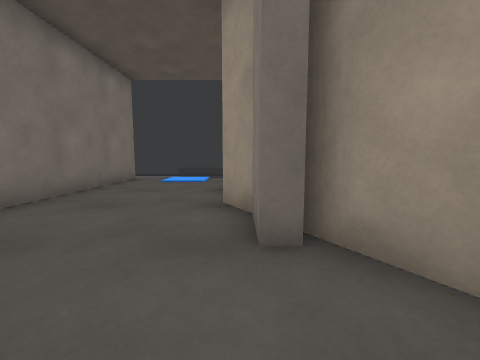
view 1 (above)

23 first-person views from a walk through a world built for the Gazebo simulator. The camera is 0.94 m above the floor, tilts 6° down and sees 90° across. The floor is counted in squares, 1 m on a side. Each view is taken from the middle of a square. On the plan, view 1 faces up. The plan holds only what a view shows up to about 10 squares ahead; the rest is blank. The place goes on beyond the plan.

view 2
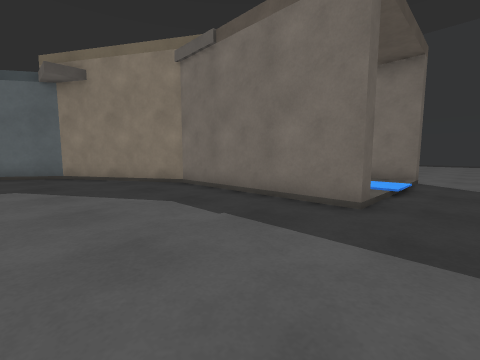

view 3
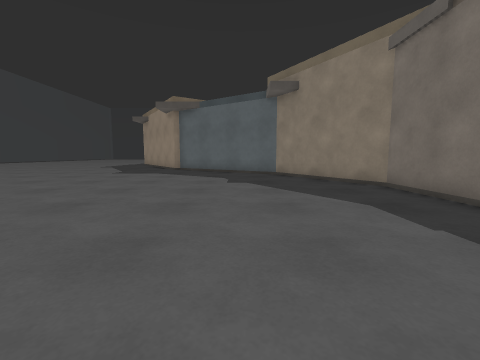

view 4
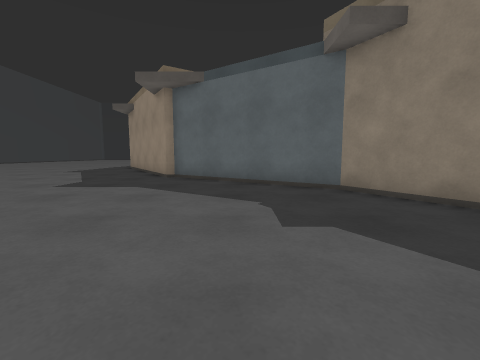

view 5
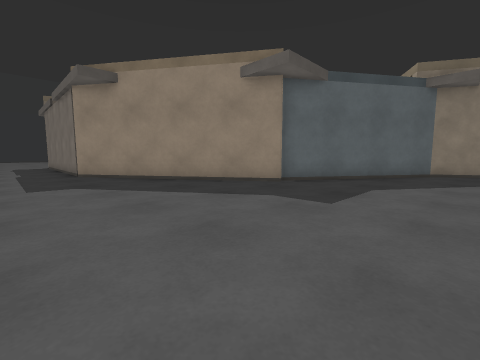

view 6
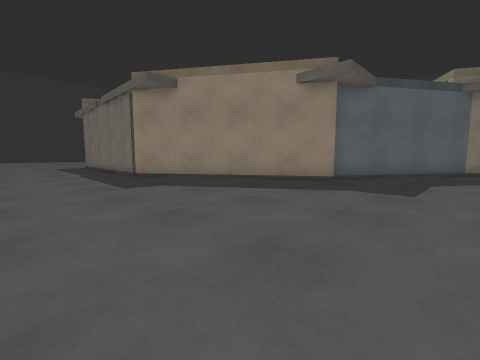

view 7
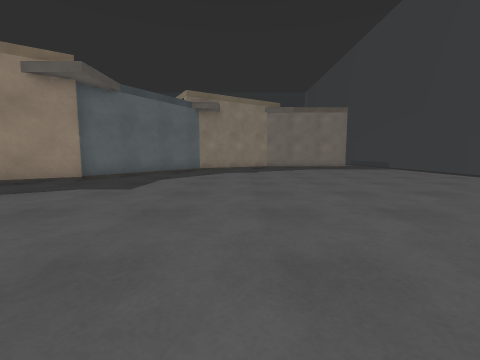

view 8
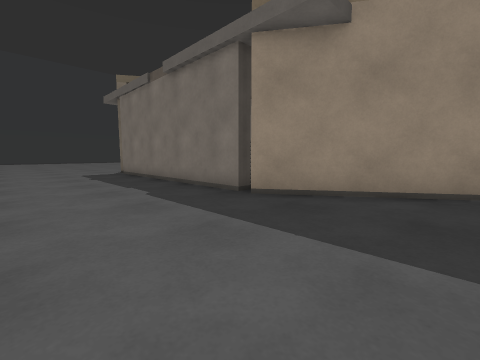

view 9
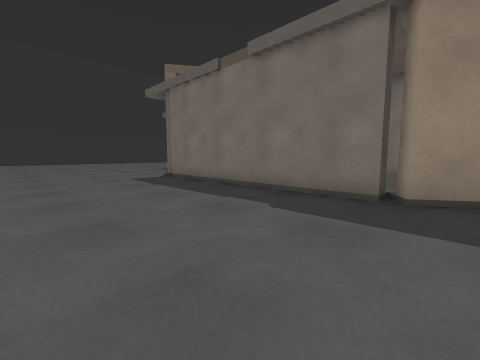

view 10
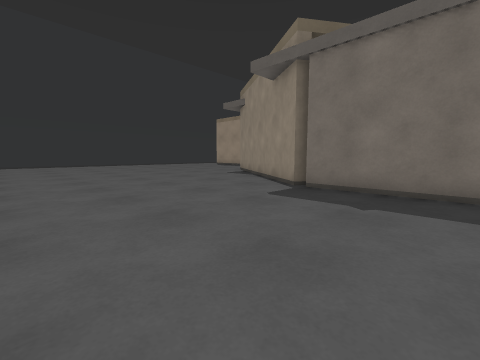

view 11
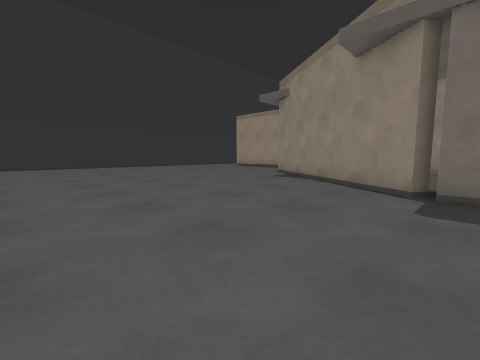

view 12
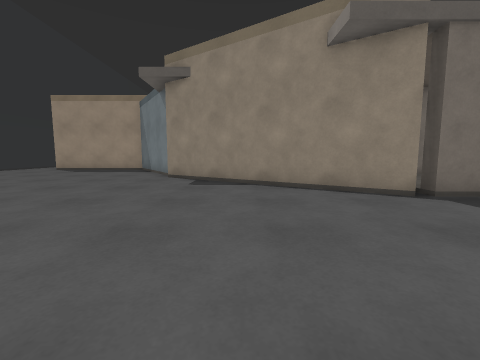

view 13
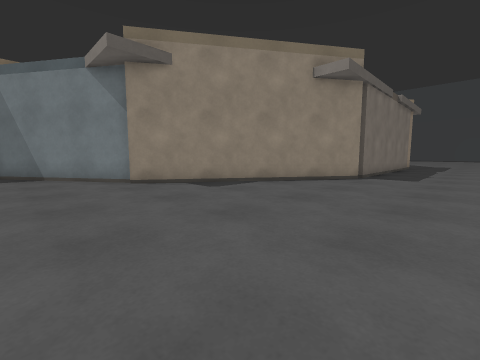

view 14
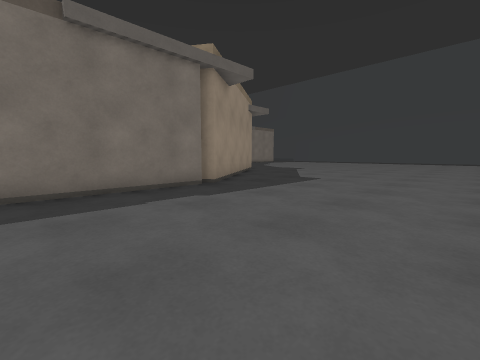

view 15
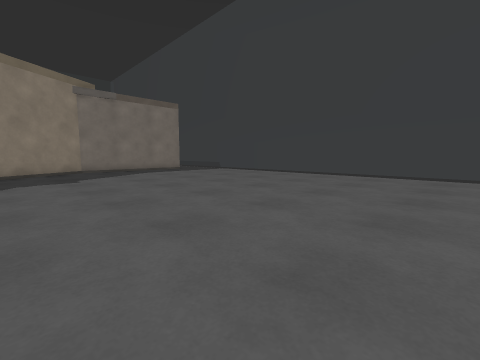

view 16
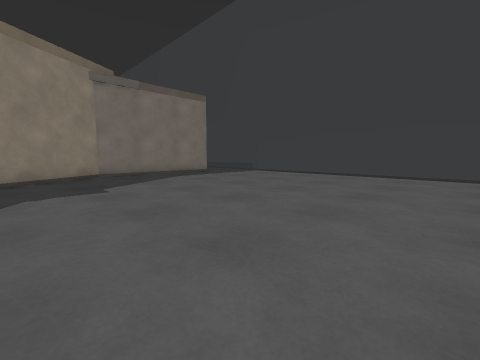

view 17
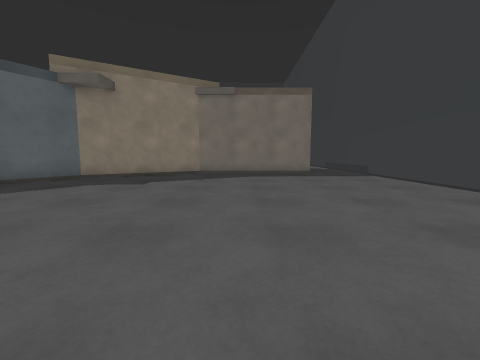

view 18
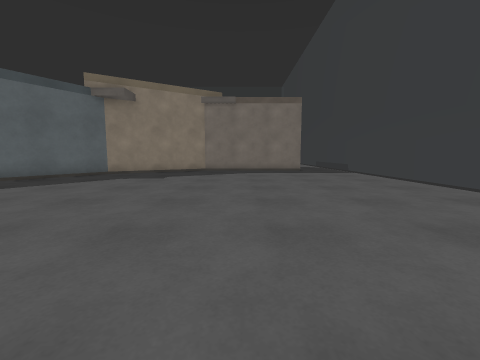

view 19
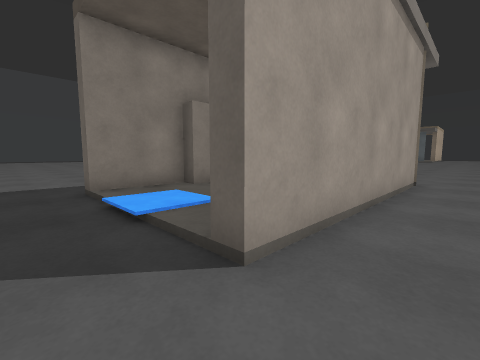

view 20
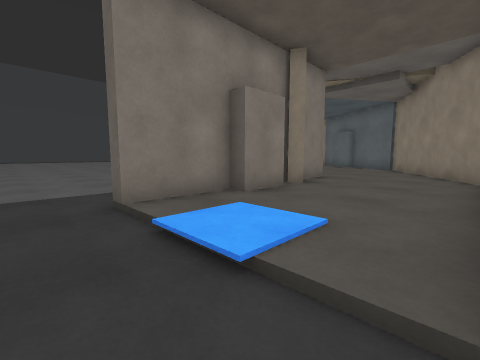

view 21
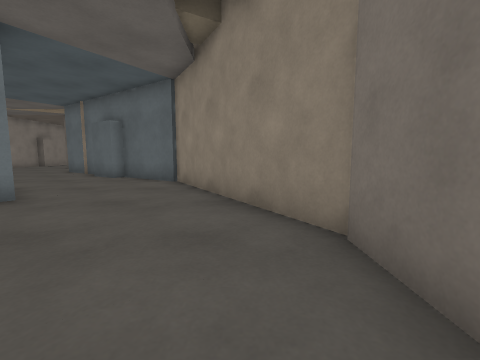

view 22
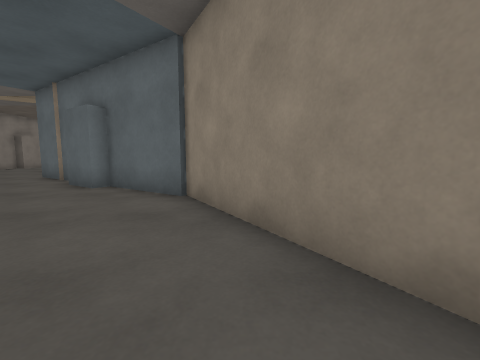

view 23
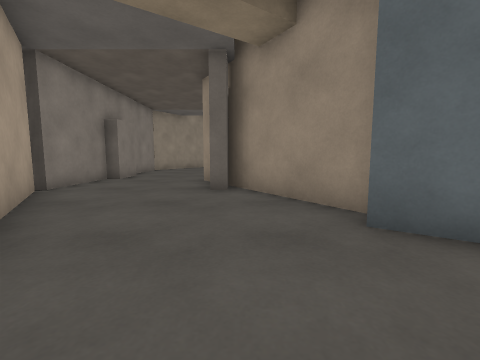

### Floor plan
Key: @ floor where view 1 was taken; # wall or solid block; . floor; / step, stairs or slope; = window, fence, low wall or low ledge; B brown box; A dark grey box; O other object.
Columns run from 6 left of view 1 to 20 right of it. Each row starts with its distance up from view 1.
 12          ============
 11 ......................
 10 ...///................
  9 ..B   B...............
  8 ..B   B...............
  7 ..B   B...............
  6 ..B   A...............
  5 ..B.  #...............
  4 ..B   #.................
  3 ..B   ##................
  2 ..# .  B#................
  1 ..#B    #...............
  0 .. #  @ ##...............
 -1 .. #B    ###.............
 -2 ..  B#     A#............
 -3      #      ###............
 -4      #AA      A#...........
 -5        #AA    .##..........
 -6          AA     BB.........
 -7           ##     #.........
 -8            ##    ##........
 -9             B     BB.......
-10             ##     #.......
-11              #B    #.......
-12               #B   B.......
-13                    B.......
-14                #   B.......
-15                B   A.......
-16                    A.......
-17                    B.......
-18                    B.......
-19                    B.......
-20                    #.......
-21                    #.......
-22                   B#.......
-23                  #B........
-24                  #.........
-25                 B#.........
-26                #B..........
-27               A#...........
-28             ###............
-29     O     OA#..............
-30     O     #................

Where each view was taken, in squares from view 1:
view 1: 0 up, 0 right, facing up
view 2: 11 up, 5 right, facing down-left
view 3: 11 up, 5 right, facing down
view 4: 6 up, 6 right, facing down
view 5: 1 up, 16 right, facing down-left
view 6: 0 up, 18 right, facing down-left
view 7: 2 up, 18 right, facing left
view 8: 7 down, 18 right, facing down-left
view 9: 10 down, 19 right, facing down-left
view 10: 16 down, 20 right, facing down-left
view 11: 19 down, 20 right, facing down-left
view 12: 24 down, 19 right, facing left
view 13: 30 down, 17 right, facing up-left
view 14: 16 down, 20 right, facing up-left
view 15: 1 up, 15 right, facing up-left
view 16: 1 up, 12 right, facing up-left
view 17: 6 up, 13 right, facing left
view 18: 6 up, 15 right, facing left
view 19: 11 up, 6 left, facing down-right
view 20: 11 up, 4 left, facing down-right
view 21: 5 up, 3 left, facing down
view 22: 2 up, 2 left, facing down
view 23: 5 down, 8 right, facing down
